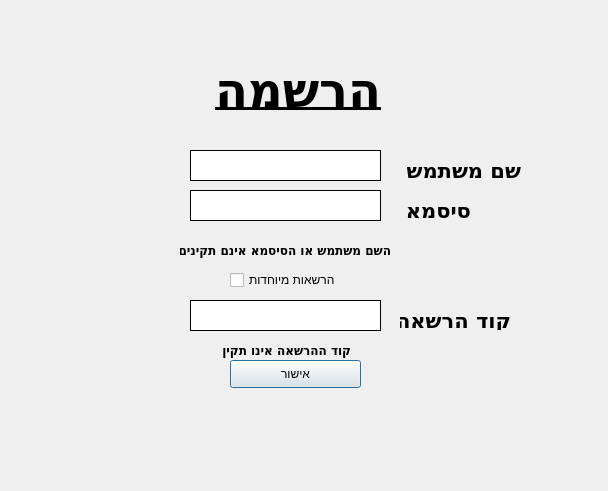
<?xml version="1.0" encoding="UTF-8"?>
<ui version="4.0">
 <class>Dialog</class>
 <widget class="QDialog" name="Dialog">
  <property name="geometry">
   <rect>
    <x>0</x>
    <y>0</y>
    <width>608</width>
    <height>491</height>
   </rect>
  </property>
  <property name="windowTitle">
   <string>Dialog</string>
  </property>
  <widget class="QLabel" name="userpassword_label">
   <property name="geometry">
    <rect>
     <x>400</x>
     <y>200</y>
     <width>71</width>
     <height>20</height>
    </rect>
   </property>
   <property name="font">
    <font>
     <family>Aharoni</family>
     <pointsize>16</pointsize>
     <weight>75</weight>
     <bold>true</bold>
    </font>
   </property>
   <property name="text">
    <string>סיסמא</string>
   </property>
  </widget>
  <widget class="QTextBrowser" name="SHEMBOXARSHAMA">
   <property name="geometry">
    <rect>
     <x>190</x>
     <y>150</y>
     <width>191</width>
     <height>31</height>
    </rect>
   </property>
   <property name="frameShape">
    <enum>QFrame::Box</enum>
   </property>
   <property name="frameShadow">
    <enum>QFrame::Plain</enum>
   </property>
  </widget>
  <widget class="QLabel" name="wrongpass_label">
   <property name="geometry">
    <rect>
     <x>180</x>
     <y>240</y>
     <width>211</width>
     <height>20</height>
    </rect>
   </property>
   <property name="font">
    <font>
     <family>Aharoni</family>
     <pointsize>9</pointsize>
     <weight>75</weight>
     <bold>true</bold>
    </font>
   </property>
   <property name="acceptDrops">
    <bool>false</bool>
   </property>
   <property name="text">
    <string>השם משתמש או הסיסמא אינם תקינים</string>
   </property>
   <property name="textFormat">
    <enum>Qt::AutoText</enum>
   </property>
  </widget>
  <widget class="QLabel" name="wrongcode_label">
   <property name="geometry">
    <rect>
     <x>220</x>
     <y>340</y>
     <width>131</width>
     <height>20</height>
    </rect>
   </property>
   <property name="font">
    <font>
     <family>Aharoni</family>
     <pointsize>9</pointsize>
     <weight>75</weight>
     <bold>true</bold>
    </font>
   </property>
   <property name="acceptDrops">
    <bool>false</bool>
   </property>
   <property name="text">
    <string>קוד ההרשאה אינו תקין</string>
   </property>
   <property name="textFormat">
    <enum>Qt::AutoText</enum>
   </property>
  </widget>
  <widget class="QLabel" name="permissioncode_label">
   <property name="geometry">
    <rect>
     <x>400</x>
     <y>310</y>
     <width>111</width>
     <height>20</height>
    </rect>
   </property>
   <property name="font">
    <font>
     <family>Aharoni</family>
     <pointsize>16</pointsize>
     <weight>75</weight>
     <bold>true</bold>
    </font>
   </property>
   <property name="text">
    <string>קוד הרשאה</string>
   </property>
  </widget>
  <widget class="QPushButton" name="done_botton">
   <property name="geometry">
    <rect>
     <x>230</x>
     <y>360</y>
     <width>131</width>
     <height>28</height>
    </rect>
   </property>
   <property name="text">
    <string>אישור</string>
   </property>
  </widget>
  <widget class="QTextBrowser" name="SISARSHAMA">
   <property name="geometry">
    <rect>
     <x>190</x>
     <y>190</y>
     <width>191</width>
     <height>31</height>
    </rect>
   </property>
   <property name="frameShape">
    <enum>QFrame::Box</enum>
   </property>
   <property name="frameShadow">
    <enum>QFrame::Plain</enum>
   </property>
  </widget>
  <widget class="QTextBrowser" name="permissioncode_box">
   <property name="geometry">
    <rect>
     <x>190</x>
     <y>300</y>
     <width>191</width>
     <height>31</height>
    </rect>
   </property>
   <property name="frameShape">
    <enum>QFrame::Box</enum>
   </property>
   <property name="frameShadow">
    <enum>QFrame::Plain</enum>
   </property>
  </widget>
  <widget class="QCheckBox" name="permissioncode_checkbox">
   <property name="geometry">
    <rect>
     <x>230</x>
     <y>270</y>
     <width>131</width>
     <height>20</height>
    </rect>
   </property>
   <property name="text">
    <string>הרשאות מיוחדות</string>
   </property>
  </widget>
  <widget class="QLabel" name="username_label">
   <property name="geometry">
    <rect>
     <x>400</x>
     <y>160</y>
     <width>121</width>
     <height>20</height>
    </rect>
   </property>
   <property name="font">
    <font>
     <family>Aharoni</family>
     <pointsize>16</pointsize>
     <weight>75</weight>
     <bold>true</bold>
    </font>
   </property>
   <property name="text">
    <string>שם משתמש</string>
   </property>
  </widget>
  <widget class="QLabel" name="label">
   <property name="geometry">
    <rect>
     <x>190</x>
     <y>70</y>
     <width>191</width>
     <height>41</height>
    </rect>
   </property>
   <property name="font">
    <font>
     <family>Aharoni</family>
     <pointsize>36</pointsize>
     <weight>75</weight>
     <bold>true</bold>
     <underline>true</underline>
    </font>
   </property>
   <property name="text">
    <string>הרשמה</string>
   </property>
  </widget>
 </widget>
 <resources/>
 <connections/>
</ui>
